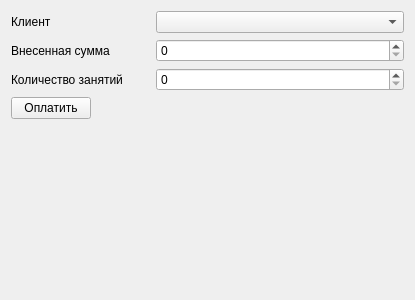
<?xml version="1.0" encoding="UTF-8"?>
<ui version="4.0">
 <class>Form</class>
 <widget class="QWidget" name="Form">
  <property name="geometry">
   <rect>
    <x>0</x>
    <y>0</y>
    <width>415</width>
    <height>300</height>
   </rect>
  </property>
  <property name="windowTitle">
   <string>Форма для оплаты</string>
  </property>
  <layout class="QFormLayout" name="formLayout">
   <item row="0" column="0">
    <widget class="QLabel" name="label">
     <property name="text">
      <string>Клиент</string>
     </property>
    </widget>
   </item>
   <item row="0" column="1">
    <widget class="QComboBox" name="client_cb"/>
   </item>
   <item row="1" column="0">
    <widget class="QLabel" name="label_2">
     <property name="text">
      <string>Внесенная сумма</string>
     </property>
    </widget>
   </item>
   <item row="1" column="1">
    <widget class="QSpinBox" name="total_sum_sb">
     <property name="minimum">
      <number>0</number>
     </property>
     <property name="maximum">
      <number>100000</number>
     </property>
     <property name="displayIntegerBase">
      <number>10</number>
     </property>
    </widget>
   </item>
   <item row="2" column="0">
    <widget class="QLabel" name="label_3">
     <property name="text">
      <string>Количество занятий        </string>
     </property>
    </widget>
   </item>
   <item row="2" column="1">
    <widget class="QSpinBox" name="lesson_amount_sb"/>
   </item>
   <item row="3" column="0">
    <widget class="QPushButton" name="pay_btn">
     <property name="text">
      <string>Оплатить</string>
     </property>
    </widget>
   </item>
  </layout>
 </widget>
 <resources/>
 <connections/>
</ui>
